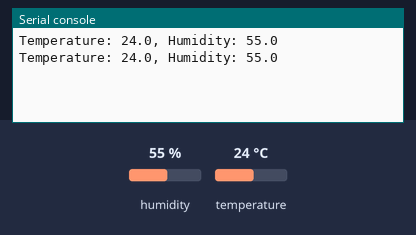
A program run on a simulated Raspberry Pi Pico running MicroPython. On the bench: the last lines printed to the serial console. The inputs (shaded band) are chosen by the test bench; at power-on: humidity 55 %, temperature 24 °C.

Above: at 1.2 s.
1.3 s: humidity set to 22 %
At 2.6 s:
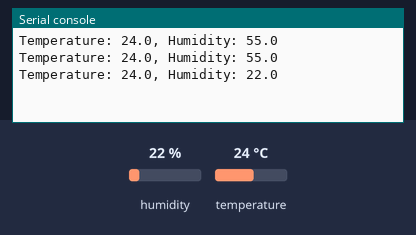
2.8 s: temperature set to 12 °C
At 3.9 s:
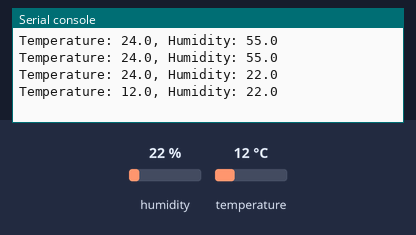
4.3 s: humidity set to 40 %
At 6.0 s:
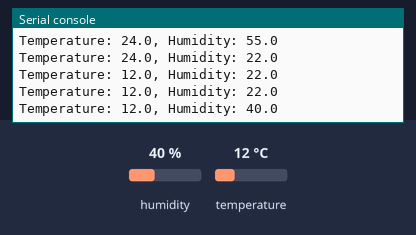
Timing chart, 0 to 7.5 s (numbered marks = the images above; inputs shaded):
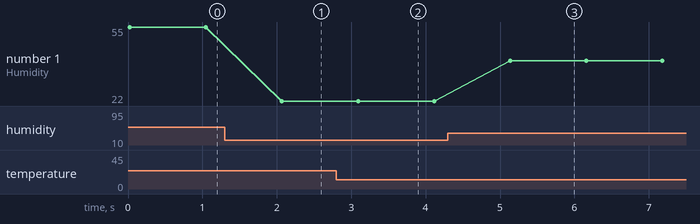

The program:

6.2_temperature_humidity.py
```python
from machine import Pin, I2C
import utime as time
from dht import DHT11

pin = Pin(16, Pin.OUT, Pin.PULL_DOWN)
sensor = DHT11(pin)

while True:
    sensor.measure()
    print("Temperature: {}, Humidity: {}".format(sensor.temperature, sensor.humidity))
    time.sleep(1)
```

Measured:
- after the input at 1.3 s, the serial console: prints a new line after 0.77 s (image 1)
- after the input at 2.8 s, the serial console: prints a new line after 0.29 s (image 2)
- after the input at 4.3 s, the serial console: prints a new line after 0.84 s (image 3)
- plotted number 1: 55 → 22 after the input at 1.3 s, 22 → 40 after the input at 4.3 s
